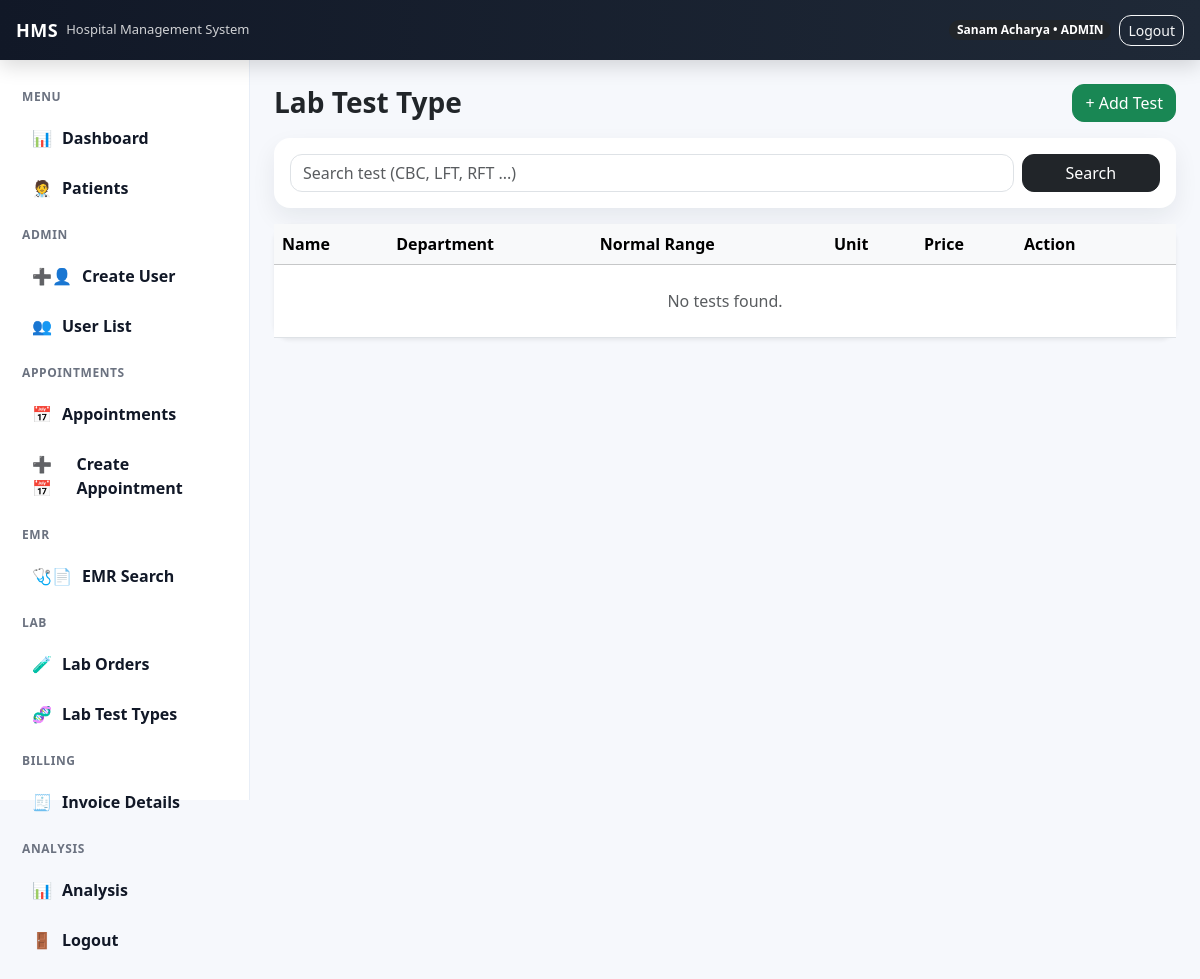
The page /lab/tests/ (signed in) on the database as committed earlier.
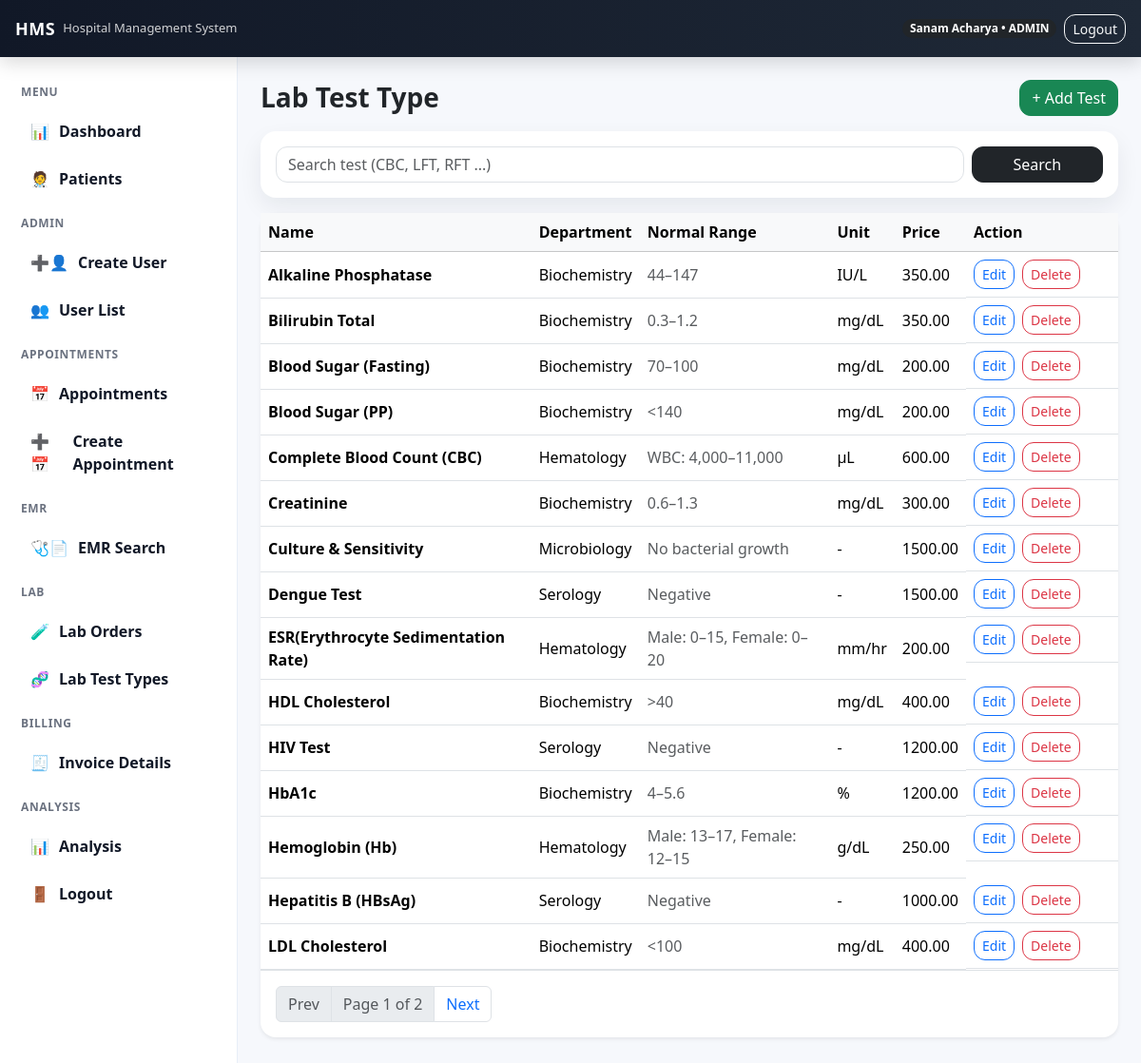
The same page on the database as committed later.
### accounts/models.py (models this page shows, shortened)
class LabTestType(models.Model):
    name = models.CharField(max_length=150, unique=True)
    department = models.ForeignKey("Department", on_delete=models.SET_NULL, null=True, blank=True)
    normal_range = models.CharField(max_length=120, blank=True, default="")
    unit = models.CharField(max_length=40, blank=True, default="")
    price = models.DecimalField(max_digits=10, decimal_places=2, default=0)

class Department(models.Model):
    name = models.CharField(max_length=120, unique=True)

### accounts/views.py (the view)
# urls.py: path("lab/tests/", lab_testtype_list_view, name="lab_testtype_list"),
@login_required
@roles_required("ADMIN")
def lab_testtype_list_view(request):
    q = (request.GET.get("q") or "").strip()
    qs = LabTestType.objects.select_related("department").order_by("name")
    if q:
        qs =qs.filter(name__icontains=q)
    paginator = Paginator(qs , 15)
    page_number = request.GET.get("page")
    page_obj = paginator.get_page(page_number)
    return render(request, "accounts/testtype_list.html", {"page_obj": page_obj, "q": q})

### templates/accounts/testtype_list.html (shortened to what this page needs)
{% extends "base.html" %}
{% block content %}
<div class="d-flex justify-content-between align-items-center mb-3">
    <h3 class="fw-bold mb-0">Lab Test Type</h3>
    <a class="btn btn-success" href="{% url 'lab_testtype_create' %}">+ Add Test</a>
</div>
<form method="get" class="card p-3 mb-3">
    <div class="row g-2">
        <div class="col-md-10">
            <input
                class="form-control"
                name="q"
                value="{{ q }}"
                placeholder="Search test (CBC, LFT, RFT ...)"
            >
        </div>
        <div class="col-md-2 d-grid">
            <button type="submit" class="btn btn-dark">Search</button>
        </div>
    </div>
</form>
<div class="card shadow-sm">
    <div class="table-responsive">
        <table class="table table-hover mb-0 align-middle">
            <thead class="table-light">
                <tr>
                    <th>Name</th>
                    <th>Department</th>
                    <th>Normal Range</th>
                    <th>Unit</th>
                    <th>Price</th>
                    <th style="width: 160px;">Action</th>
                </tr>
            </thead>
            <tbody>
                {% for t in page_obj %}
                <tr>
                    <td class="fw-semibold">{{ t.name }}</td>
                    <td>{{ t.department.name|default:"-" }}</td>
                    <td class="text-muted">{{ t.normal_range|default:"-" }}</td>
                    <td>{{ t.unit|default:"-" }}</td>
                    <td>{{ t.price }}</td>
                    <td class="d-flex gap-2">
                        <a class="btn btn-sm btn-outline-primary" href="{% url 'lab_testtype_edit' t.id %}">
                            Edit
                        </a>
                        <form method="post" action="{% url 'lab_testtype_delete' t.id %}">
                            <button
                                type="submit"
                                class="btn btn-sm btn-outline-danger"
                                onclick="return confirm('Delete this test?')"
                            >
                                Delete
                            </button>
                        </form>
                    </td>
                </tr>
                {% empty %}
                <tr>
                    <td colspan="6" class="text-center text-muted py-4">No tests found.</td>
                </tr>
                {% endfor %}
            </tbody>
        </table>
    </div>
    {% if page_obj.paginator.num_pages > 1 %}
    <div class="p-3 border-top">
        <nav>
            <ul class="pagination mb-0">
                {% if page_obj.has_previous %}
                    <li class="page-item">
                        <a class="page-link" href="?q={{ q }}&department={{ department_id }}&page={{ page_obj.previous_page_number }}">
                            Prev
                        </a>
                    </li>
                {% else %}
                    <li class="page-item disabled">
                        <span class="page-link">Prev</span>
                    </li>
                {% endif %}
                <li class="page-item disabled">
                    <span class="page-link">
                        Page {{ page_obj.number }} of {{ page_obj.paginator.num_pages }}
                    </span>
                </li>
                {% if page_obj.has_next %}
                    <li class="page-item">
                        <a class="page-link" href="?q={{ q }}&department={{ department_id }}&page={{ page_obj.next_page_number }}">
                            Next
                        </a>
                    </li>
                {% else %}
                    <li class="page-item disabled">
                        <span class="page-link">Next</span>
                    </li>
                {% endif %}
            </ul>
        </nav>
    </div>
    {% endif %}
</div>
{% endblock %}

Rows that differ between the two databases and show on the page:
added LabTestType: name "Alkaline Phosphatase", department.name "Biochemistry", normal_range "44–147", unit "IU/L", price "350.00"
added LabTestType: name "Bilirubin Total", department.name "Biochemistry", normal_range "0.3–1.2", unit "mg/dL", price "350.00"
added LabTestType: name "Blood Sugar (Fasting)", department.name "Biochemistry", normal_range "70–100", unit "mg/dL", price "200.00"
added LabTestType: name "Blood Sugar (PP)", department.name "Biochemistry", normal_range "<140", unit "mg/dL", price "200.00"
added LabTestType: name "Complete Blood Count (CBC)", department.name "Hematology", normal_range "WBC: 4,000–11,000", unit "µL", price "600.00"
added LabTestType: name "Creatinine", department.name "Biochemistry", normal_range "0.6–1.3", unit "mg/dL", price "300.00"
added LabTestType: name "Culture & Sensitivity", department.name "Microbiology", normal_range "No bacterial growth", unit "-", price "1500.00"
added LabTestType: name "Dengue Test", department.name "Serology", normal_range "Negative", unit "-", price "1500.00"
added LabTestType: name "ESR(Erythrocyte Sedimentation Rate)", department.name "Hematology", normal_range "Male: 0–15, Female: 0–20", unit "mm/hr", price "200.00"
added LabTestType: name "HDL Cholesterol", department.name "Biochemistry", normal_range ">40", unit "mg/dL", price "400.00"
added LabTestType: name "HIV Test", department.name "Serology", normal_range "Negative", unit "-", price "1200.00"
added LabTestType: name "HbA1c", department.name "Biochemistry", normal_range "4–5.6", unit "%", price "1200.00"
added LabTestType: name "Hemoglobin (Hb)", department.name "Hematology", normal_range "Male: 13–17, Female: 12–15", unit "g/dL", price "250.00"
added LabTestType: name "Hepatitis B (HBsAg)", department.name "Serology", normal_range "Negative", unit "-", price "1000.00"
added LabTestType: name "LDL Cholesterol", department.name "Biochemistry", normal_range "<100", unit "mg/dL", price "400.00"
Other text that changed with them:
{{ page_obj.number }}: (not shown) → "1"
{{ page_obj.paginator.num_pages }}: (not shown) → "2"
text no longer shown: "No tests found."
text now shown: "Prev Page of Next"
